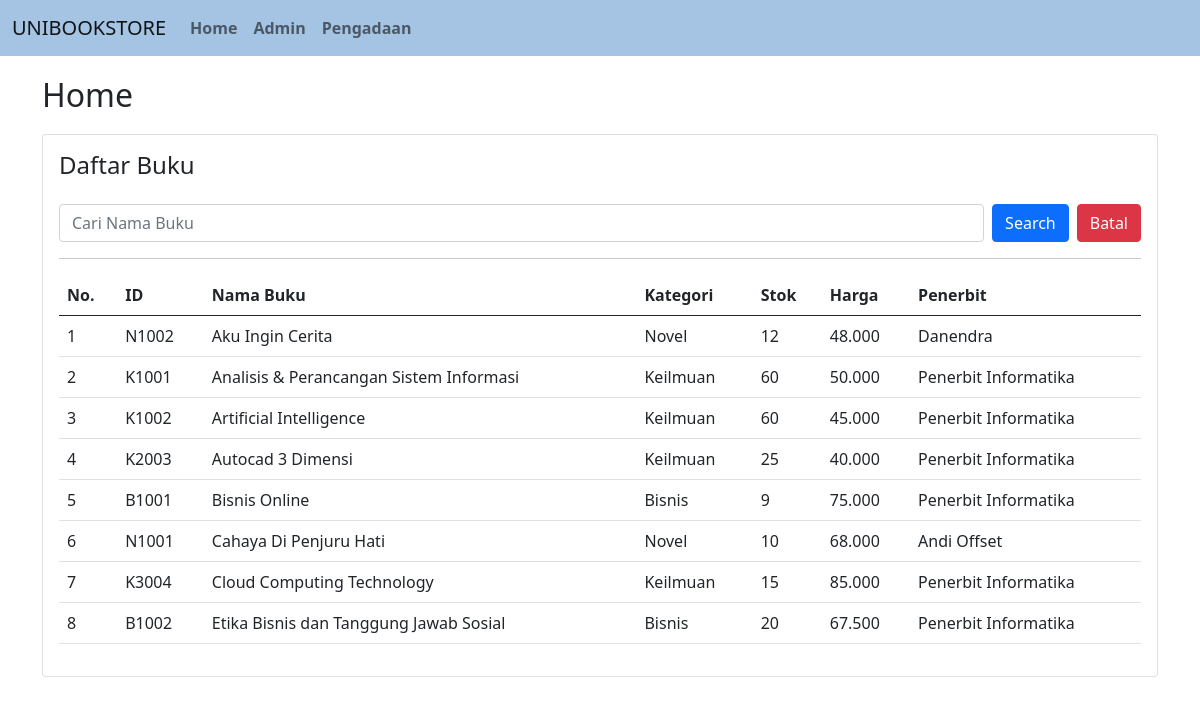
The page / on the database its author committed.
### tables this page shows
CREATE TABLE `buku` (
  `id` VARCHAR(255) NOT NULL,
  `kategori` VARCHAR(255) NOT NULL,
  `nama_buku` VARCHAR(500) NOT NULL,
  `harga` INT(11) NOT NULL,
  `stok` INT(11) NOT NULL,
  `penerbit` VARCHAR(255) DEFAULT NULL,
  PRIMARY KEY (`id`),
  KEY `penerbit` (`penerbit`),
  CONSTRAINT `fk_buku_penerbit` FOREIGN KEY (`penerbit`) REFERENCES `penerbit`(`id`) ON DELETE CASCADE ON UPDATE CASCADE
);

CREATE TABLE `penerbit` (
  `id` VARCHAR(255) NOT NULL,
  `nama_penerbit` VARCHAR(500) NOT NULL,
  `alamat` VARCHAR(500) NOT NULL,
  `kota` VARCHAR(255) NOT NULL,
  `telepon` INT(11) NOT NULL,
  PRIMARY KEY (`id`)
);

### index.php (the view, shortened to what this page needs)
<?php
include "config/database.php";
$no = 1;
$search = isset($_GET['search']) ? $_GET['search'] : '';
if (!empty($search)) {
    $stmt = $db->prepare("SELECT buku.*, penerbit.nama_penerbit FROM buku
                          LEFT JOIN penerbit ON buku.penerbit = penerbit.id
                          WHERE buku.nama_buku LIKE ?");
    $search_param = "%" . $search . "%";
    $stmt->bind_param("s", $search_param);
    $stmt->execute();
    $stmt_buku = $stmt->get_result();
} else {
    $stmt_buku = $db->query("SELECT buku.*, penerbit.nama_penerbit FROM buku
                              LEFT JOIN penerbit ON buku.penerbit = penerbit.id
                              ORDER BY nama_buku ASC");
}
?>
<!DOCTYPE html>
<html lang="en">
<head>
    <link rel="stylesheet" href="https://cdnjs.cloudflare.com/ajax/libs/font-awesome/6.5.1/css/all.min.css">
    <link rel="stylesheet" href="asset/style.css">
</head>
<body>
    <div class="container">
        <h2 class="home">Home</h2>
        <div class="row">
            <div class="mb-3">
                <div class="card">
                    <div class="card-body">
                        <h4 class="card-title mb-4">Daftar Buku</h4>
                        <form class="d-flex" method="GET">
                            <input class="form-control me-2" type="search" name="search" placeholder="Cari Nama Buku"
                                aria-label="Search" value="<?php echo htmlspecialchars($search); ?>">
                            <button class="btn btn-primary me-2" type="submit">Search</button>
                            <a href="index.php" class="btn btn-danger">Batal</a>
                        </form>
                        <hr>
                        <table class="table align-middle">
                            <colgroup>
                                <col class="w-10">
                                <col class="w-30">
                                <col class="w-20">
                                <col class="w-10">
                                <col class="w-10">
                                <col class="w-15">
                            </colgroup>
                            <thead>
                                <tr>
                                    <th>No.</th>
                                    <th>ID</th>
                                    <th>Nama Buku</th>
                                    <th>Kategori</th>
                                    <th>Stok</th>
                                    <th>Harga</th>
                                    <th>Penerbit</th>
                                </tr>
                            </thead>
                            <tbody>
                                <?php if ($stmt_buku->num_rows > 0): ?>
                                    <?php while ($row = $stmt_buku->fetch_assoc()): ?>
                                        <tr>
                                            <td><?php echo $no++; ?></td>
                                            <td><?php echo htmlspecialchars($row['id']); ?></td>
                                            <td><?php echo htmlspecialchars($row['nama_buku']); ?></td>
                                            <td><?php echo htmlspecialchars($row['kategori']); ?></td>
                                            <td><?php echo htmlspecialchars($row['stok']); ?></td>
                                            <td><?php echo number_format($row['harga'], 0, ',', '.'); ?></td>
                                            <td><?php echo htmlspecialchars($row['nama_penerbit']); ?></td>
                                        </tr>
                                    <?php endwhile; ?>
                                <?php else: ?>
                                    <tr><td colspan="7">Tidak ada data buku ditemukan.</td></tr>
                                <?php endif; ?>
                            </tbody>
                        </table>
                    </div>
                </div>
            </div>
        </div>
    </div>
</body>
</html>

### asset/style.css (style rules this page uses)
.container { margin-top: 20px; }
.admin, .home, .pengadaan { margin-bottom: 20px; }
.custom-navbar { background-color: #a5c3e2; }
.nav-item .nav-link { font-weight: 600; }

### rows shown on the page
buku: id "N1002", nama_buku "Aku Ingin Cerita", kategori "Novel", stok "12", harga "48.000", penerbit.nama_penerbit "Danendra"
buku: id "K1001", nama_buku "Analisis & Perancangan Sistem Informasi", kategori "Keilmuan", stok "60", harga "50.000", penerbit.nama_penerbit "Penerbit Informatika"
buku: id "K1002", nama_buku "Artificial Intelligence", kategori "Keilmuan", stok "60", harga "45.000", penerbit.nama_penerbit "Penerbit Informatika"
buku: id "K2003", nama_buku "Autocad 3 Dimensi", kategori "Keilmuan", stok "25", harga "40.000", penerbit.nama_penerbit "Penerbit Informatika"
buku: id "B1001", nama_buku "Bisnis Online", kategori "Bisnis", stok "9", harga "75.000", penerbit.nama_penerbit "Penerbit Informatika"
buku: id "N1001", nama_buku "Cahaya Di Penjuru Hati", kategori "Novel", stok "10", harga "68.000", penerbit.nama_penerbit "Andi Offset"
buku: id "K3004", nama_buku "Cloud Computing Technology", kategori "Keilmuan", stok "15", harga "85.000", penerbit.nama_penerbit "Penerbit Informatika"
buku: id "B1002", nama_buku "Etika Bisnis dan Tanggung Jawab Sosial", kategori "Bisnis", stok "20", harga "67.500", penerbit.nama_penerbit "Penerbit Informatika"
